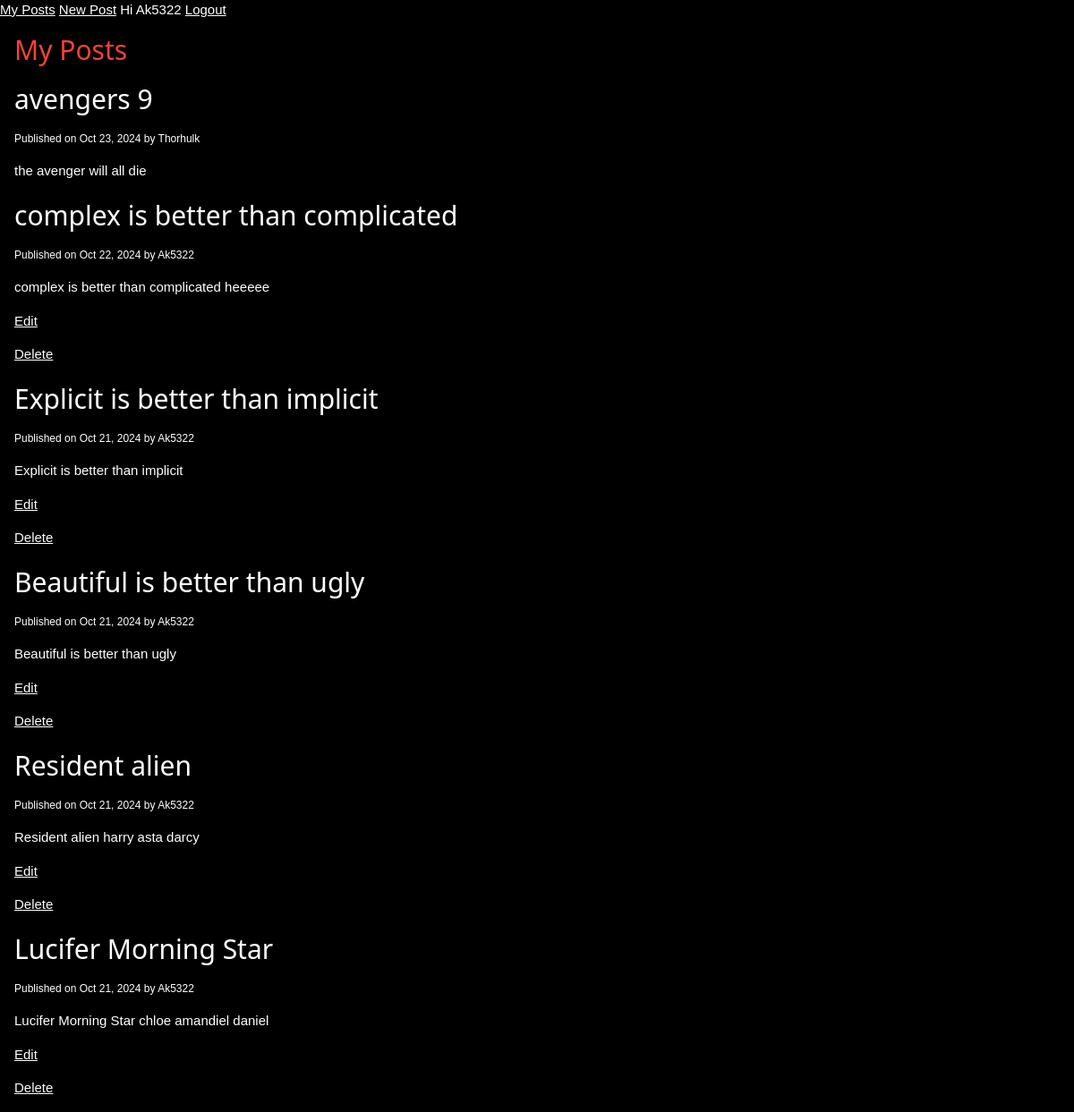
The app's page / (signed in) with its own data.
### blog/models.py (models this page shows, shortened)
class Post(models.Model):
    title = models.CharField(max_length=120)
    content = models.TextField(null=True)
    published_at = models.DateTimeField(default=timezone.now)
    author = models.ForeignKey(User,on_delete=models.CASCADE)
    class Meta:
        ordering = ['-published_at']

### blog/views.py (the view)
# urls.py: path('',views.home,name='posts'),
def home(request):
    posts = Post.objects.all()
    context = {
        'posts':posts,
        'title':'Zen of Python',
    }
    return render(request,'blog/home.html',context)

### blog/templates/blog/home.html
{% extends "base.html" %}
{% block content %}
	<div class='w3-container '>
    <h2 class='w3-text-red'>My Posts</h2>
	{% for post in posts%}
	<h2>{{ post.title }}</h2>
	<small>Published on {{ post.published_at | date:"M d, Y" }} by
         {{ post.author | title}}</small>
	<p>{{ post.content }}</p>
	{% if request.user.is_authenticated and request.user == post.author %}
		<p><a href="{% url 'post-edit' post.id %}">Edit</a></p>
		<p><a href="{% url 'post-delete' post.id %}">Delete</a></p>
	{% endif %}
	{% endfor%}
	</div>
{% endblock %}

### templates/base.html (shortened to what this page needs)
{% load static %}
<!DOCTYPE html>
<html lang="en">
<head>
    <link rel="stylesheet" href="{% static 'css/style.css' %}" />
    <link rel="stylesheet" href=" {% static "css/w3.css" %} ">
</head>
<body class='w3-black'>
    <header>
        {%if request.user.is_authenticated %}
            <a href="{% url 'posts' %}">My Posts</a>
            <a href="{% url 'post-create' %}">New Post</a>
            <span>Hi {{ request.user.username | title }}</span>
            <a href="{% url 'logout' %}">Logout</a>
        {%else%}
            <a href="{% url 'login' %}">Login</a>
            <a href="{% url 'register' %}">Register</a>
        {%endif%}
    </header>
    {% block content %}
    {% endblock  %}
</body>
</html>

### static/css/style.css (style rules this page uses)
body { background-color: black; color: white; font-family: 'Gill Sans', 'Gill Sans MT', Calibri, 'Trebuchet MS', sans-serif; }

### static/css/w3.css (style rules this page uses)
*,*:before,*:after { box-sizing:inherit }
html { -ms-text-size-adjust:100%;-webkit-text-size-adjust:100% }
body { margin:0 }
article,aside,details,figcaption,figure,footer,header,main,menu,nav,section { display:block }
a { background-color:transparent }
small { font-size:80% }
html,body { font-family:Verdana,sans-serif;font-size:15px;line-height:1.5 }
html { overflow-x:hidden }
h2 { font-size:30px }
h1,h2,h3,h4,h5,h6 { font-family:"Segoe UI",Arial,sans-serif;font-weight:400;margin:10px 0 }
a { color:inherit }
.w3-container:after,.w3-container:before,.w3-panel:after,.w3-panel:before,.w3-row:after,.w3-row:before,.w3-row-padding:after,.w3-row-padding:before, .w3-cell-row:before,.w3-cell-row:after,.w3-clear:after,.w3-clear:before,.w3-bar:before,.w3-bar:after { content:"";display:table;clear:both }
.w3-container,.w3-panel { padding:0.01em 16px }
.w3-black,.w3-hover-black:hover { color:#fff!important;background-color:#000!important }
.w3-text-red,.w3-hover-text-red:hover { color:#f44336!important }

### records on screen
Post: title "avengers 9", published_at "Oct 23, 2024", author "Thorhulk", content "the avenger will all die"
Post: title "complex is better than complicated", published_at "Oct 22, 2024", author "Ak5322", content "complex is better than complicated heeeee", shows "Edit"
Post: title "Explicit is better than implicit", published_at "Oct 21, 2024", author "Ak5322", content "Explicit is better than implicit", shows "Edit"
Post: title "Beautiful is better than ugly", published_at "Oct 21, 2024", author "Ak5322", content "Beautiful is better than ugly", shows "Edit"
Post: title "Resident alien", published_at "Oct 21, 2024", author "Ak5322", content "Resident alien harry asta darcy", shows "Edit"
Post: title "Lucifer Morning Star", published_at "Oct 21, 2024", author "Ak5322", content "Lucifer Morning Star chloe amandiel daniel", shows "Edit"

### other values on screen
{{ request.user.username | title }} "Ak5322"
